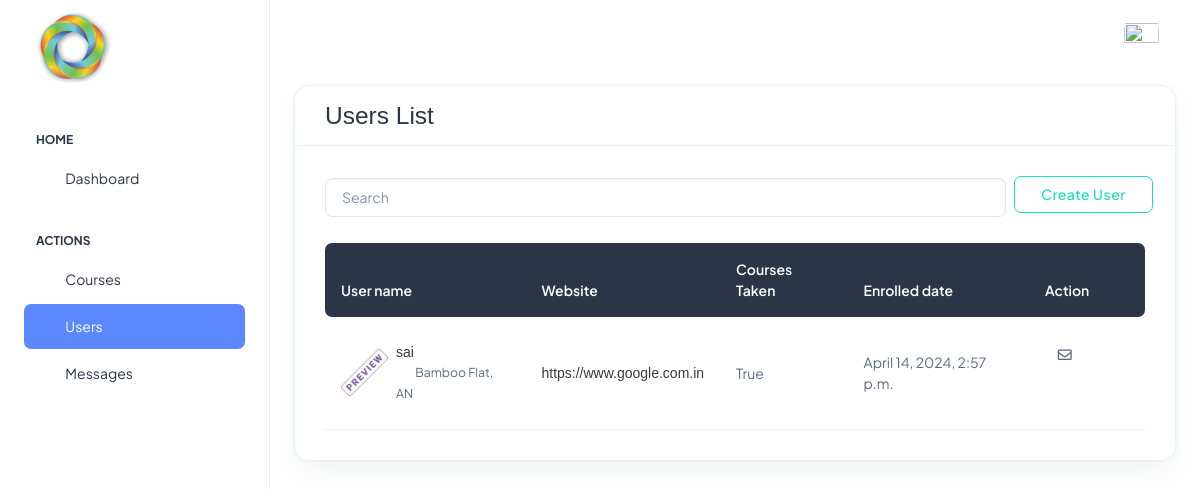
Page /beta/admin/users/ on the earlier database version.
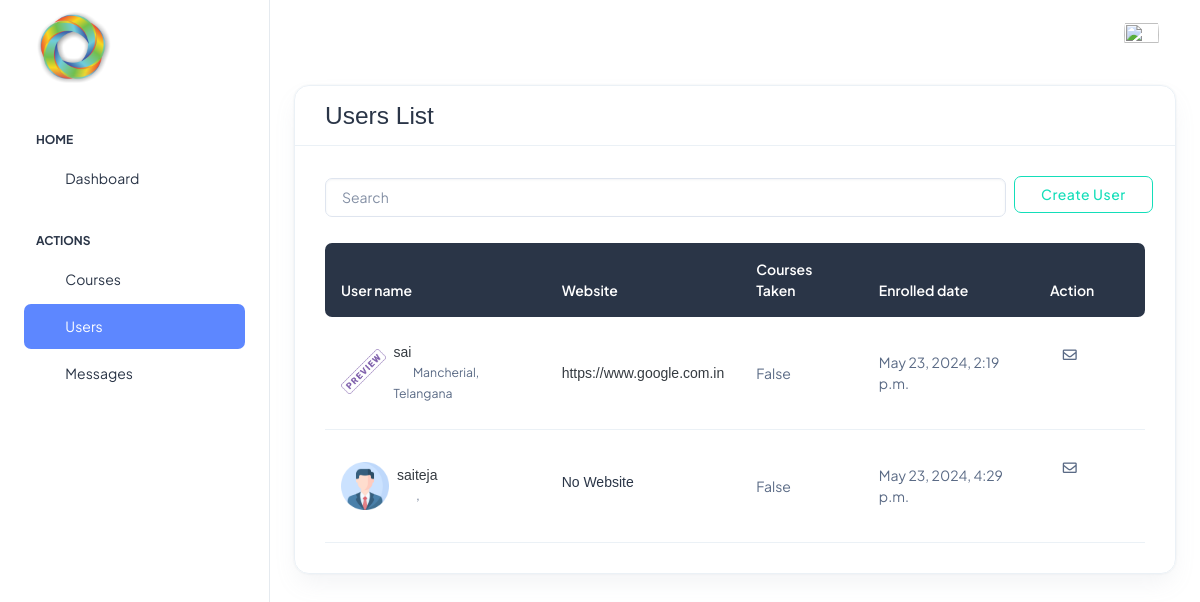
Same page on the later database version.
### base/models.py (models this page shows, shortened)
class CustomUser(AbstractUser):
    email=models.CharField(max_length=80,unique=True)
    profilepic=models.ImageField(upload_to='static/profile_pics',null=True)
    userfor=models.CharField(max_length=20,default='')
    token=models.CharField(default=False,max_length=256)
    def __str__(self):
        return self.username

class BetaUser(models.Model):
    user=models.OneToOneField(CustomUser,on_delete=models.CASCADE)
    state=models.CharField(max_length=40,default='')
    city=models.CharField(max_length=40,default='')
    job_status=models.CharField(max_length=20,default='')
    degree=models.CharField(max_length=30,default='')
    grad_year=models.CharField(max_length=5,default='')
    profile_updated=models.BooleanField(default=False)
    website=models.URLField(default='')
    phone=models.CharField(max_length=10,default='')
    birthday=models.CharField(max_length=20,null=True)

### betaadmin/views.py (the view)
# urls.py: path('admin/users/',userlist,name="userslist"),
def userlist(request):
    customusers=CustomUser.objects.all()
    betusers=BetaUser.objects.all()
    purchased=[]
    for i in customusers:
        if isPurchased.objects.filter(buyer=i).exists():
            purchased.append(True)
        else:
            purchased.append(False)
    users=zip(customusers,betusers,purchased)
    return render(request,'beta_admin/admin/users.html',{'users':users})

### templates/beta_admin/admin/users.html (shortened to what the changed rows need)
<!doctype html>
<html lang="en">
{% load static %}
<head>
  <link rel="stylesheet" type="text/css" href="{% static 'assets/css/style.css' %}">
  <link rel="stylesheet" type="text/css" href="{% static 'login/assets/css/styles.min.css' %}" />
  <link rel="stylesheet" type="text/css" href="{% static 'assets/vendor/choices/css/choices.min.css' %}">
  <link rel="stylesheet" type="text/css" href="{% static 'assets/vendor/font-awesome/css/all.min.css' %}">
  <link rel="stylesheet" href="{% static 'assets/vendor/bootstrap-icons/bootstrap-icons.css' %}">
</head>
<body>
  <div class="page-wrapper" id="main-wrapper" data-layout="vertical" data-navbarbg="skin6" data-sidebartype="full"
    data-sidebar-position="fixed" data-header-position="fixed">
    <div class="body-wrapper">
      <div class="container-fluid">
         <div class="row">
<div class="col-12">
    <div class="card border bg-transparent rounded-3">
        <div class="card-body">
            <div class="table-responsive border-0">
                <table class="table table-dark-gray align-middle p-4 mb-0 table-hover">
                    <thead>
                        <tr>
                            <th scope="col" class="border-0 rounded-start">User name</th>
                            <th scope="col" class="border-0">Website</th>
                            <th scope="col" class="border-0">Courses Taken</th>
                            <th scope="col" class="border-0">Enrolled date</th>
                            <th scope="col" class="border-0 rounded-end">Action</th>
                        </tr>
                    </thead>
                    <tbody>
                        {% for user,beta,purchased in users %}
                        <tr>
                            <td>
                                <div class="d-flex align-items-center position-relative">
                                    <div class="avatar avatar-md mb-2 mb-md-0">
                                        <img src="{% if user.profilepic == '' %}{% static 'assets/images/avatar/01.png' %}{% else %}{{user.profilepic.url}}{% endif %}" class="rounded" alt="">
                                    </div>
                                    <div class="mb-0 ms-2">
                                        <h6 class="mb-0"><a href="{% url 'viewprofile' user.id %}">{{user}}</a></h6>
                                        <span class="text-body small"><i class="fas fa-fw fa-map-marker-alt me-1 mt-1"></i>{{ beta.city }}, {{beta.state}}</span>
                                    </div>
                                </div>
                            </td>
                            <td class="text-center text-sm-start">
                                {% if beta.website == '' %}
                                <h6>No Website</h6>
                                {% else %}
                                <h6 class="mb-0"><a href="{{ beta.website }}">{{ beta.website }}</a></h6>
                                {% endif %}
                            </td>
                            <td>{{ purchased }}</td>
                            <td>{{user.date_joined}}</td>
                            <td>
                                <a href="#" class="btn btn-success-soft me-1 mb-0"  style="height: 40px;
                                width: 40px;
                                line-height: 40px;
                                border-radius: 50%;
                                padding: 0;
                                text-align: center;" data-bs-toggle="tooltip" data-bs-placement="top" title="Message"><i class="far fa-envelope"></i></a>
                                <a class="btn btn-danger-soft mb-0" style="height: 40px;
                                width: 40px;
                                line-height: 40px;
                                border-radius: 50%;
                                padding: 0;
                                text-align: center;" data-bs-toggle="tooltip" data-bs-placement="top" title="Delete" role="button" href="{% url 'del-user' user.id %}"><i class="fas fa-trash"></i></a>
                            </td>
                        </tr>
                        {% endfor %}
                    </tbody>
                </table>
            </div>
        </div>
    </div>
</div>
</div>
</div>
</div>
</div>
</body>
</html>

Differences in the rows shown:
changed CustomUser "sai": city "Bamboo Flat" → "Mancherial"; state "AN" → "Telangana"; token "True" → "False"; date_joined "April 14, 2024, 2:57 p.m." → "May 23, 2024, 2:19 p.m."
added CustomUser: username "saiteja", shows "No Website", token "False", date_joined "May 23, 2024, 4:29 p.m."
